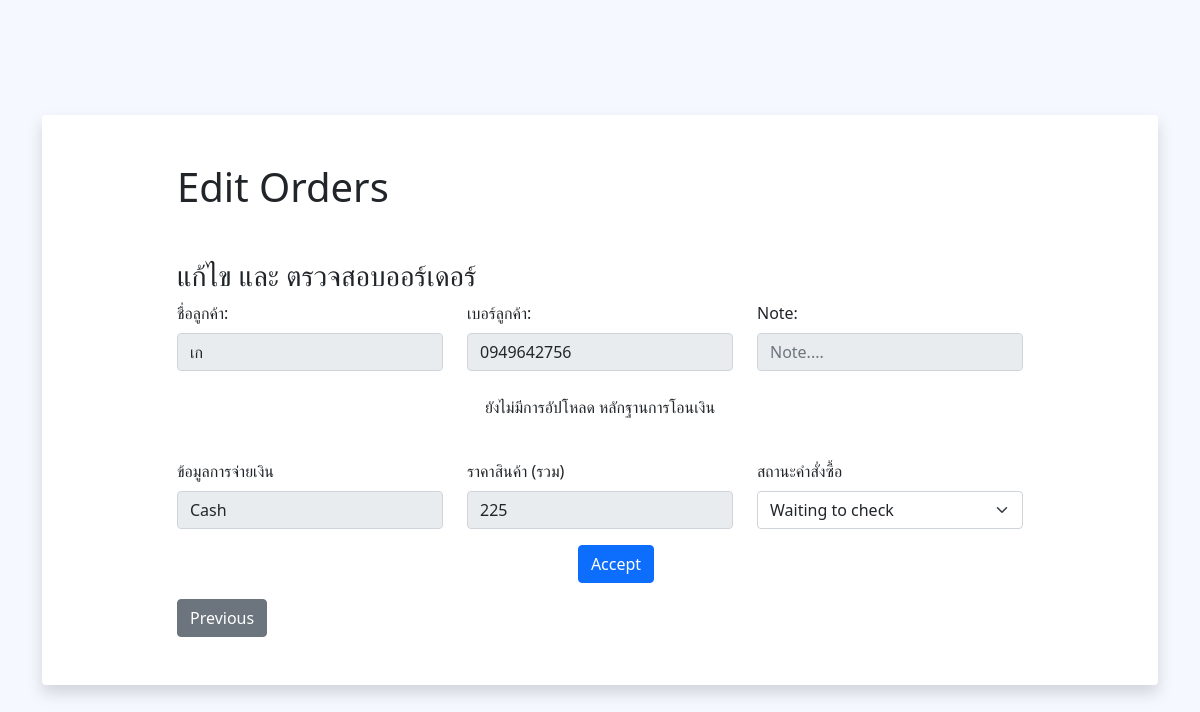
Screenshot of /edit-order.php?id=13 (signed in) with the database file from the repository.
### tables this page shows
CREATE TABLE `orders` (
  `id_order` int(11) NOT NULL,
  `id_cus` int(11) NOT NULL,
  `product` text NOT NULL,
  `price` int(11) NOT NULL,
  `total_price` int(11) NOT NULL,
  `note` text NOT NULL,
  `order_status` varchar(25) NOT NULL,
  `address_ship` varchar(255) NOT NULL,
  `contact` varchar(10) NOT NULL,
  `order_date` datetime NOT NULL,
  `type_payment` varchar(25) NOT NULL,
  `payment_doc` varchar(255) NOT NULL
);

CREATE TABLE `customer` (
  `id_cus` int(11) NOT NULL,
  `name` varchar(50) NOT NULL,
  `username` varchar(24) NOT NULL,
  `password` varchar(24) NOT NULL,
  `email` varchar(255) NOT NULL,
  `tel` varchar(10) NOT NULL,
  `address` text DEFAULT NULL,
  `type` varchar(20) NOT NULL
);

### edit-order.php (the view, shortened to what this page needs)
<?php
      require_once('connect.php');
      $sql = "SELECT orders.*, customer.name AS customer_name
      FROM orders
      JOIN customer ON orders.id_cus = customer.id_cus
      WHERE orders.id_order = '".mysqli_real_escape_string($conn, $_GET['id'])."' ";
      $result = mysqli_query($conn, $sql);
      $row = mysqli_fetch_assoc($result);
?>
<!DOCTYPE html>
<html lang="en">
<head>
    <link href="https://cdn.jsdelivr.net/npm/bootstrap@5.1.3/dist/css/bootstrap.min.css" rel="stylesheet">
</head>
<body>
<div class="flex-container">
    <div class="container">
        <div class="shadow rounded p-5 bg-body h-100">
            <div class="row justify-content-center">
                <div class="col-md-10">
                    <h1 class="mb-5"> Edit Orders </h1>
                    <h3>แก้ไข และ ตรวจสอบออร์เดอร์</h3>
                    <form class="row gy-4" action="update-order.php" method="POST" enctype="multipart/form-data">
                        <div class="col-md-4">
                            <label for="name" class="form-label">ชื่อลูกค้า: </label>
                            <input type="text" class="form-control" id="name" name="name" placeholder="Name of Products" value="<?php echo $row['customer_name'] ?>" readonly>
                        </div>
                        <div class="col-md-4">
                            <label for="name" class="form-label">เบอร์ลูกค้า: </label>
                            <input type="text" class="form-control" id="name" name="name" placeholder="Name of Products" value="<?php echo $row['contact'] ?>" readonly>
                        </div>
                        <div class="col-md-4">
                            <label for="name" class="form-label">Note: </label>
                            <input type="text" class="form-control" id="name" name="name" placeholder="Note...." value="<?php echo $row['note'] ?>" readonly>
                        </div>
                        <?php if ($row['type_payment'] !== "Cash" && !empty($row['payment_doc'])) { ?>
                            <div class="image" style="text-align: center;">
                                <img src="<?php echo $row['payment_doc'] ?>" alt="Image Preview" id="image-preview" style="width: 250px;">
                            </div>
                        <?php } else { ?>
                            <p style="text-align: center;">ยังไม่มีการอัปโหลด หลักฐานการโอนเงิน</p>
                        <?php } ?>
                        <div class="col-md-4">
                            <label for="Dcript" class="form-label">ข้อมูลการจ่ายเงิน</label>
                            <input type="text" class="form-control" id="Dcript" name="Dcript" placeholder="Descript" value="<?php echo $row['type_payment'] ?>" readonly>
                        </div>
                        <div class="col-md-4">
                            <label for="Dcript" class="form-label">ราคาสินค้า (รวม)</label>
                            <input type="text" class="form-control" id="Dcript" name="Dcript" placeholder="Descript" value="<?php echo $row['total_price'] ?>" readonly>
                        </div>
                        <div class="col-md-4">
                            <label for="order_status" class="form-label">สถานะคำสั่งซื้อ</label>
                            <select class="form-select" id="order_status" name="order_status" required>
                                <?php if($row['order_status'] === "Success"): ?>
                                    <option value="<?php echo $row['order_status'] ?>" selected disabled><?php echo $row['order_status'] ?></option>
                                <?php else: ?>
                                    <option value="<?php echo $row['order_status'] ?>" selected><?php echo $row['order_status'] ?></option>
                                <?php endif; ?>
                            </select>
                        </div>
                        <div class="col-12" style="margin: 16px;">
                            <button type="submit" name="submit" class="btn btn-primary d-block mx-auto">Accept</button>
                        </div>
                    </form>
                    <a href="order.php" class="btn btn-secondary">Previous</a>
                </div>
            </div>
        </div>
    </div>
</div>
</body>
</html>

### edit-order.php (style rules this page uses)
.flex-container { display: flex; align-items: center; justify-content: center; min-height: 100vh; background-color: #F5F8FF; }

### rows the page displays
orders: name "เก", name "0949642756", Dcript "Cash", Dcript "225", order_status "Waiting to check"
